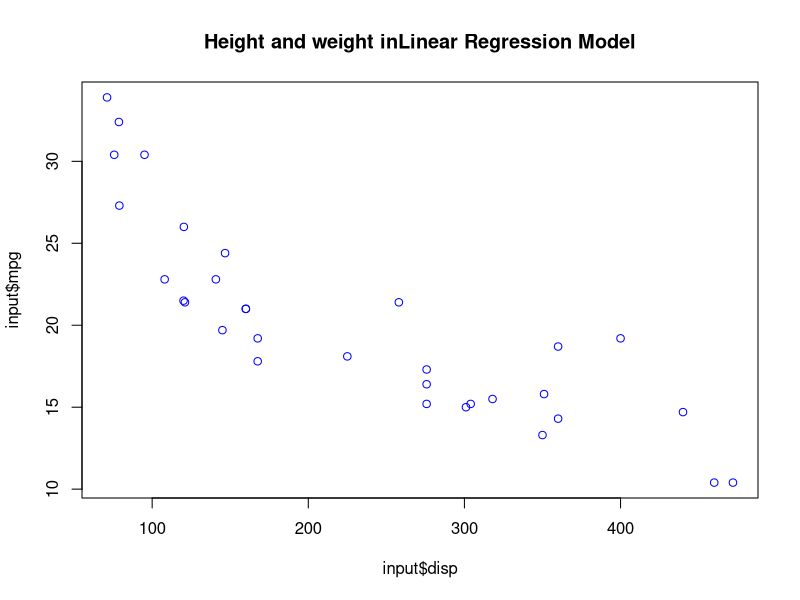

Recreate this plot in R.
input <- mtcars[,c("mpg","disp","hp","wt")]

View(mtcars)

# Create a linear model
model <- lm(mpg ~ disp + hp + wt, data = input)
print(model)
model$coefficients[1]
coef(model)[3]

b<- coef(model)[1]
b
displ<- coef(model)[2]
displ
hp<- coef(model)[3]
wt<- coef(model)[4]

mpg1 <- b + displ*160 + hp*110 + wt*2.62
checkmpg = data.frame(disp=300, hp=200, wt=2.91)
result = predict(model, checkmpg)
print(result)

#plot the model
plot(input$disp, input$mpg, col="blue",  main="Height and weight inLinear Regression Model")
